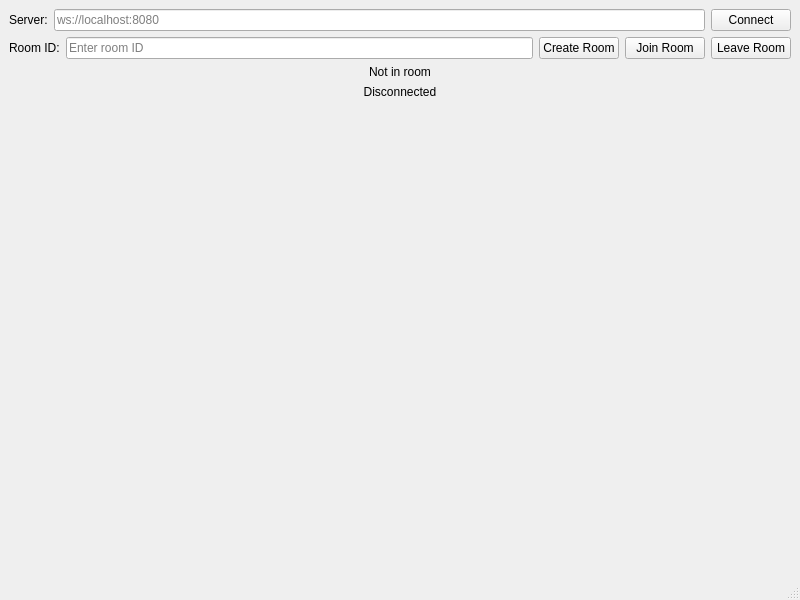
<?xml version="1.0" encoding="UTF-8"?>
<ui version="4.0">
 <class>MainWindow</class>
 <widget class="QMainWindow" name="MainWindow">
  <property name="geometry">
   <rect>
    <x>0</x>
    <y>0</y>
    <width>800</width>
    <height>600</height>
   </rect>
  </property>
  <property name="windowTitle">
   <string>WebRTC Video Conference</string>
  </property>
  <widget class="QWidget" name="centralwidget">
   <layout class="QVBoxLayout" name="verticalLayout">
    <item>
     <layout class="QHBoxLayout" name="connectionLayout">
      <item>
       <widget class="QLabel" name="serverLabel">
        <property name="text">
         <string>Server:</string>
        </property>
       </widget>
      </item>
      <item>
       <widget class="QLineEdit" name="serverUrlInput">
        <property name="placeholderText">
         <string>ws://localhost:8080</string>
        </property>
       </widget>
      </item>
      <item>
       <widget class="QPushButton" name="connectButton">
        <property name="text">
         <string>Connect</string>
        </property>
       </widget>
      </item>
     </layout>
    </item>
    <item>
     <layout class="QHBoxLayout" name="roomLayout">
      <item>
       <widget class="QLabel" name="roomIdLabel">
        <property name="text">
         <string>Room ID:</string>
        </property>
       </widget>
      </item>
      <item>
       <widget class="QLineEdit" name="roomIdInput">
        <property name="placeholderText">
         <string>Enter room ID</string>
        </property>
       </widget>
      </item>
      <item>
       <widget class="QPushButton" name="createRoomButton">
        <property name="text">
         <string>Create Room</string>
        </property>
       </widget>
      </item>
      <item>
       <widget class="QPushButton" name="joinRoomButton">
        <property name="text">
         <string>Join Room</string>
        </property>
       </widget>
      </item>
      <item>
       <widget class="QPushButton" name="leaveRoomButton">
        <property name="text">
         <string>Leave Room</string>
        </property>
       </widget>
      </item>
     </layout>
    </item>
    <item>
     <widget class="QLabel" name="roomLabel">
      <property name="text">
       <string>Not in room</string>
      </property>
      <property name="alignment">
       <set>Qt::AlignCenter</set>
      </property>
     </widget>
    </item>
    <item>
     <widget class="QLabel" name="statusLabel">
      <property name="text">
       <string>Disconnected</string>
      </property>
      <property name="alignment">
       <set>Qt::AlignCenter</set>
      </property>
     </widget>
    </item>
    <item>
     <spacer name="verticalSpacer">
      <property name="orientation">
       <enum>Qt::Vertical</enum>
      </property>
      <property name="sizeHint" stdset="0">
       <size>
        <width>20</width>
        <height>40</height>
       </size>
      </property>
     </spacer>
    </item>
   </layout>
  </widget>
  <widget class="QMenuBar" name="menubar">
   <property name="geometry">
    <rect>
     <x>0</x>
     <y>0</y>
     <width>800</width>
     <height>22</height>
    </rect>
   </property>
  </widget>
  <widget class="QStatusBar" name="statusbar"/>
 </widget>
 <resources/>
 <connections/>
</ui>
